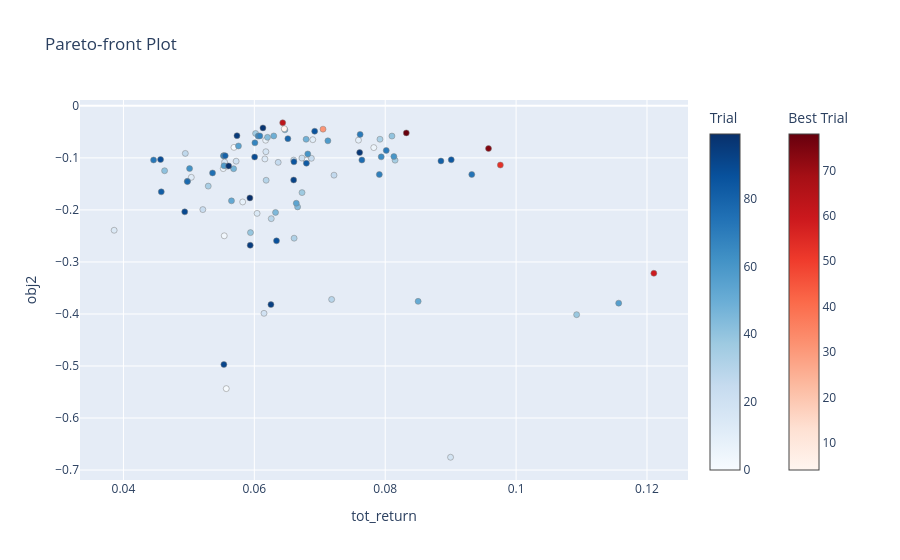

Notebook source saved alongside this figure:
### Code cell
optuna.visualization.plot_pareto_front(study, target_names=["tot_return", "obj2"])

### Figure 1 — Plotly figure (JSON) as saved in the notebook; plotly's stock layout.template omitted (floating-point values rounded to 4 significant figures)
{"data": [{"hovertemplate": "%{text}<extra>Trial</extra>", "marker": {"color": [0, 1, 2, 3, 5, 6, 7, 8, 9, 10, 11, 12, 13, 14, 15, 16, 17, 18, 19, 20, 21, 22, 23, 24, 25, 26, 27, 28, 29, 30, 32, 33, 34, 35, 36, 37, 38, 39, 40, 41, 42, 43, 44, 45, 46, 47, 48, 49, 50, 51, 52, 54, 55, 56, 57, 58, 60, 61, 62, 64, 65, 66, 67, 68, 69, 70, 71, 72, 73, 75, 76, 77, 79, 80, 81, 82, 83, 84, 85, 86, 87, 88, 89, 90, 91, 92, 93, 94, 95, 96, 97, 98, 99], "colorbar": {"title": {"text": "Trial"}}, "colorscale": [[0, "rgb(247,251,255)"], [0.125, "rgb(222,235,247)"], [0.25, "rgb(198,219,239)"], [0.375, "rgb(158,202,225)"], [0.5, "rgb(107,174,214)"], [0.625, "rgb(66,146,198)"], [0.75, "rgb(33,113,181)"], [0.875, "rgb(8,81,156)"], [1, "rgb(8,48,107)"]], "line": {"color": "Grey", "width": 0.5}}, "mode": "markers", "showlegend": false, "text": ["{<br>  \"number\": 0,<br>  \"values\": [<br>    0.05688813997663801,<br>    -0.0798191436383448<br>  ],<br>  \"params\": {<br>    \"up_lookback\": 15,<br>    \"dn_lookback\": 68,<br>    \"up_lag\": 95,<br>    \"dn_lag\": 29<br>  }<br>}", "{<br>  \"number\": 1,<br>  \"values\": [<br>    0.05571380846909889,<br>    -0.543504693186313<br>  ],<br>  \"params\": {<br>    \"up_lookback\": 65,<br>    \"dn_lookback\": 30,<br>    \"up_lag\": 85,<br>    \"dn_lag\": 11<br>  }<br>}", "{<br>  \"number\": 2,<br>  \"values\": [<br>    0.06793537589174733,<br>    -0.10453192157844786<br>  ],<br>  \"params\": {<br>    \"up_lookback\": 41,<br>    \"dn_lookback\": 69,<br>    \"up_lag\": 16,<br>    \"dn_lag\": 15<br>  }<br>}", "{<br>  \"number\": 3,<br>  \"values\": [<br>    0.05540154426638652,<br>    -0.249772822772461<br>  ],<br>  \"params\": {<br>    \"up_lookback\": 20,<br>    \"dn_lookback\": 99,<br>    \"up_lag\": 46,<br>    \"dn_lag\": 59<br>  }<br>}", "{<br>  \"number\": 5,<br>  \"values\": [<br>    0.07825362766603396,<br>    -0.08021354294359193<br>  ],<br>  \"params\": {<br>    \"up_lookback\": 24,<br>    \"dn_lookback\": 38,<br>    \"up_lag\": 19,<br>    \"dn_lag\": 64<br>  }<br>}", "{<br>  \"number\": 6,<br>  \"values\": [<br>    0.05524879680489631,<br>    -0.1205725043097152<br>  ],<br>  \"params\": {<br>    \"up_lookback\": 46,<br>    \"dn_lookback\": 94,<br>    \"up_lag\": 54,<br>    \"dn_lag\": 91<br>  }<br>}", "{<br>  \"number\": 7,<br>  \"values\": [<br>    0.061730389401161455,<br>    -0.06603146372557067<br>  ],<br>  \"params\": {<br>    \"up_lookback\": 34,<br>    \"dn_lookback\": 56,<br>    \"up_lag\": 54,<br>    \"dn_lag\": 84<br>  }<br>}", "{<br>  \"number\": 8,<br>  \"values\": [<br>    0.05822357994127458,<br>    -0.18467513156559695<br>  ],<br>  \"params\": {<br>    \"up_lookback\": 76,<br>    \"dn_lookback\": 52,<br>    \"up_lag\": 59,<br>    \"dn_lag\": 10<br>  }<br>}", "{<br>  \"number\": 9,<br>  \"values\": [<br>    0.07591364901255476,<br>    -0.06589976021725928<br>  ],<br>  \"params\": {<br>    \"up_lookback\": 47,<br>    \"dn_lookback\": 19,<br>    \"up_lag\": 18,<br>    \"dn_lag\": 72<br>  }<br>}", "{<br>  \"number\": 10,<br>  \"values\": [<br>    0.05581263166173706,<br>    -0.11596418880696129<br>  ],<br>  \"params\": {<br>    \"up_lookback\": 86,<br>    \"dn_lookback\": 9,<br>    \"up_lag\": 95,<br>    \"dn_lag\": 84<br>  }<br>}", "{<br>  \"number\": 11,<br>  \"values\": [<br>    0.0689305496951986,<br>    -0.06501135155484337<br>  ],<br>  \"params\": {<br>    \"up_lookback\": 62,<br>    \"dn_lookback\": 67,<br>    \"up_lag\": 11,<br>    \"dn_lag\": 74<br>  }<br>}", "{<br>  \"number\": 12,<br>  \"values\": [<br>    0.050370668503894746,<br>    -0.13733806719973746<br>  ],<br>  \"params\": {<br>    \"up_lookback\": 92,<br>    \"dn_lookback\": 70,<br>    \"up_lag\": 92,<br>    \"dn_lag\": 11<br>  }<br>}", "{<br>  \"number\": 13,<br>  \"values\": [<br>    0.061612672612180494,<br>    -0.10201956117638712<br>  ],<br>  \"params\": {<br>    \"up_lookback\": 28,<br>    \"dn_lookback\": 87,<br>    \"up_lag\": 59,<br>    \"dn_lag\": 13<br>  }<br>}", "{<br>  \"number\": 14,<br>  \"values\": [<br>    0.03857966718342731,<br>    -0.2391017484863183<br>  ],<br>  \"params\": {<br>    \"up_lookback\": 77,<br>    \"dn_lookback\": 99,<br>    \"up_lag\": 83,<br>    \"dn_lag\": 95<br>  }<br>}", "{<br>  \"number\": 15,<br>  \"values\": [<br>    0.06041890592185071,<br>    -0.2066468940562899<br>  ],<br>  \"params\": {<br>    \"up_lookback\": 27,<br>    \"dn_lookback\": 30,<br>    \"up_lag\": 90,<br>    \"dn_lag\": 51<br>  }<br>}", "{<br>  \"number\": 16,<br>  \"values\": [<br>    0.05545610632877978,<br>    -0.10800146590868662<br>  ],<br>  \"params\": {<br>    \"up_lookback\": 69,<br>    \"dn_lookback\": 99,<br>    \"up_lag\": 42,<br>    \"dn_lag\": 93<br>  }<br>}", "{<br>  \"number\": 17,<br>  \"values\": [<br>    0.06176429073420855,<br>    -0.08814951725574566<br>  ],<br>  \"params\": {<br>    \"up_lookback\": 31,<br>    \"dn_lookback\": 51,<br>    \"up_lag\": 64,<br>    \"dn_lag\": 47<br>  }<br>}", "{<br>  \"number\": 18,<br>  \"values\": [<br>    0.08998291018209104,<br>    -0.6753626934198075<br>  ],<br>  \"params\": {<br>    \"up_lookback\": 13,<br>    \"dn_lookback\": 98,<br>    \"up_lag\": 2,<br>    \"dn_lag\": 2<br>  }<br>}", "{<br>  \"number\": 19,<br>  \"values\": [<br>    0.06147940365102093,<br>    -0.39872530840420306<br>  ],<br>  \"params\": {<br>    \"up_lookback\": 55,<br>    \"dn_lookback\": 16,<br>    \"up_lag\": 84,<br>    \"dn_lag\": 51<br>  }<br>}", "{<br>  \"number\": 20,<br>  \"values\": [<br>    0.05721817992543693,<br>    -0.10634195503437938<br>  ],<br>  \"params\": {<br>    \"up_lookback\": 99,<br>    \"dn_lookback\": 98,<br>    \"up_lag\": 22,<br>    \"dn_lag\": 65<br>  }<br>}", "{<br>  \"number\": 21,<br>  \"values\": [<br>    0.0672704904439861,<br>    -0.1003774325786796<br>  ],<br>  \"params\": {<br>    \"up_lookback\": 81,<br>    \"dn_lookback\": 24,<br>    \"up_lag\": 36,<br>    \"dn_lag\": 27<br>  }<br>}", "{<br>  \"number\": 22,<br>  \"values\": [<br>    0.06600850119998505,<br>    -0.10423939321754733<br>  ],<br>  \"params\": {<br>    \"up_lookback\": 44,<br>    \"dn_lookback\": 63,<br>    \"up_lag\": 42,<br>    \"dn_lag\": 38<br>  }<br>}", "{<br>  \"number\": 23,<br>  \"values\": [<br>    0.05213246540688641,<br>    -0.19935423931825094<br>  ],<br>  \"params\": {<br>    \"up_lookback\": 84,<br>    \"dn_lookback\": 7,<br>    \"up_lag\": 94,<br>    \"dn_lag\": 99<br>  }<br>}", "{<br>  \"number\": 24,<br>  \"values\": [<br>    0.06871615367926487,<br>    -0.10080762117971906<br>  ],<br>  \"params\": {<br>    \"up_lookback\": 51,<br>    \"dn_lookback\": 58,<br>    \"up_lag\": 11,<br>    \"dn_lag\": 57<br>  }<br>}", "{<br>  \"number\": 25,<br>  \"values\": [<br>    0.06364603036953748,<br>    -0.10862106846382065<br>  ],<br>  \"params\": {<br>    \"up_lookback\": 12,<br>    \"dn_lookback\": 42,<br>    \"up_lag\": 63,<br>    \"dn_lag\": 85<br>  }<br>}", "{<br>  \"number\": 26,<br>  \"values\": [<br>    0.07217596252705641,<br>    -0.13321592642815352<br>  ],<br>  \"params\": {<br>    \"up_lookback\": 12,<br>    \"dn_lookback\": 71,<br>    \"up_lag\": 30,<br>    \"dn_lag\": 5<br>  }<br>}", "{<br>  \"number\": 27,<br>  \"values\": [<br>    0.04945522892283034,<br>    -0.0913887508782262<br>  ],<br>  \"params\": {<br>    \"up_lookback\": 60,<br>    \"dn_lookback\": 81,<br>    \"up_lag\": 67,<br>    \"dn_lag\": 28<br>  }<br>}", "{<br>  \"number\": 28,<br>  \"values\": [<br>    0.06258665795594982,<br>    -0.21681983850861933<br>  ],<br>  \"params\": {<br>    \"up_lookback\": 40,<br>    \"dn_lookback\": 29,<br>    \"up_lag\": 70,<br>    \"dn_lag\": 44<br>  }<br>}", "{<br>  \"number\": 29,<br>  \"values\": [<br>    0.07181184878664,<br>    -0.3720411661479826<br>  ],<br>  \"params\": {<br>    \"up_lookback\": 28,<br>    \"dn_lookback\": 31,<br>    \"up_lag\": 75,<br>    \"dn_lag\": 13<br>  }<br>}", "{<br>  \"number\": 30,<br>  \"values\": [<br>    0.061806788408313475,<br>    -0.1429964993812012<br>  ],<br>  \"params\": {<br>    \"up_lookback\": 26,<br>    \"dn_lookback\": 65,<br>    \"up_lag\": 49,<br>    \"dn_lag\": 42<br>  }<br>}", "{<br>  \"number\": 32,<br>  \"values\": [<br>    0.06607932393602411,<br>    -0.25435404752712226<br>  ],<br>  \"params\": {<br>    \"up_lookback\": 15,<br>    \"dn_lookback\": 62,<br>    \"up_lag\": 37,<br>    \"dn_lag\": 38<br>  }<br>}", "{<br>  \"number\": 33,<br>  \"values\": [<br>    0.07919739245337032,<br>    -0.0641440759212328<br>  ],<br>  \"params\": {<br>    \"up_lookback\": 77,<br>    \"dn_lookback\": 7,<br>    \"up_lag\": 21,<br>    \"dn_lag\": 47<br>  }<br>}", "{<br>  \"number\": 34,<br>  \"values\": [<br>    0.052957382431455605,<br>    -0.15426163059388398<br>  ],<br>  \"params\": {<br>    \"up_lookback\": 48,<br>    \"dn_lookback\": 18,<br>    \"up_lag\": 94,<br>    \"dn_lag\": 70<br>  }<br>}", "{<br>  \"number\": 35,<br>  \"values\": [<br>    0.08150598751037534,<br>    -0.10441224611464511<br>  ],<br>  \"params\": {<br>    \"up_lookback\": 14,<br>    \"dn_lookback\": 15,<br>    \"up_lag\": 57,<br>    \"dn_lag\": 20<br>  }<br>}", "{<br>  \"number\": 36,<br>  \"values\": [<br>    0.06019279412612339,<br>    -0.053033476374805634<br>  ],<br>  \"params\": {<br>    \"up_lookback\": 69,<br>    \"dn_lookback\": 56,<br>    \"up_lag\": 47,<br>    \"dn_lag\": 35<br>  }<br>}", "{<br>  \"number\": 37,<br>  \"values\": [<br>    0.06728798190726537,<br>    -0.16674537803964046<br>  ],<br>  \"params\": {<br>    \"up_lookback\": 24,<br>    \"dn_lookback\": 64,<br>    \"up_lag\": 36,<br>    \"dn_lag\": 27<br>  }<br>}", "{<br>  \"number\": 38,<br>  \"values\": [<br>    0.10924975559493161,<br>    -0.4013352820086233<br>  ],<br>  \"params\": {<br>    \"up_lookback\": 8,<br>    \"dn_lookback\": 7,<br>    \"up_lag\": 13,<br>    \"dn_lag\": 83<br>  }<br>}", "{<br>  \"number\": 39,<br>  \"values\": [<br>    0.05941111830846636,<br>    -0.2435949643453154<br>  ],<br>  \"params\": {<br>    \"up_lookback\": 13,<br>    \"dn_lookback\": 68,<br>    \"up_lag\": 48,<br>    \"dn_lag\": 41<br>  }<br>}", "{<br>  \"number\": 40,<br>  \"values\": [<br>    0.08102647666627537,<br>    -0.0580540609035513<br>  ],<br>  \"params\": {<br>    \"up_lookback\": 85,<br>    \"dn_lookback\": 41,<br>    \"up_lag\": 15,<br>    \"dn_lag\": 14<br>  }<br>}", "{<br>  \"number\": 41,<br>  \"values\": [<br>    0.046287120335176346,<br>    -0.1246695686435295<br>  ],<br>  \"params\": {<br>    \"up_lookback\": 60,<br>    \"dn_lookback\": 83,<br>    \"up_lag\": 100,<br>    \"dn_lag\": 26<br>  }<br>}", "{<br>  \"number\": 42,<br>  \"values\": [<br>    0.05530738357201065,<br>    -0.09590182166661804<br>  ],<br>  \"params\": {<br>    \"up_lookback\": 85,<br>    \"dn_lookback\": 76,<br>    \"up_lag\": 46,<br>    \"dn_lag\": 11<br>  }<br>}", "{<br>  \"number\": 43,<br>  \"values\": [<br>    0.06200907823864998,<br>    -0.060529544979036565<br>  ],<br>  \"params\": {<br>    \"up_lookback\": 40,<br>    \"dn_lookback\": 32,<br>    \"up_lag\": 57,<br>    \"dn_lag\": 95<br>  }<br>}", "{<br>  \"number\": 44,<br>  \"values\": [<br>    0.06661129355033722,<br>    -0.1942154161436923<br>  ],<br>  \"params\": {<br>    \"up_lookback\": 25,<br>    \"dn_lookback\": 54,<br>    \"up_lag\": 43,<br>    \"dn_lag\": 28<br>  }<br>}", "{<br>  \"number\": 45,<br>  \"values\": [<br>    0.0632407072112287,<br>    -0.20487590830784647<br>  ],<br>  \"params\": {<br>    \"up_lookback\": 28,<br>    \"dn_lookback\": 54,<br>    \"up_lag\": 73,<br>    \"dn_lag\": 37<br>  }<br>}", "{<br>  \"number\": 46,<br>  \"values\": [<br>    0.04975905139749359,<br>    -0.14493259866799246<br>  ],<br>  \"params\": {<br>    \"up_lookback\": 83,<br>    \"dn_lookback\": 71,<br>    \"up_lag\": 84,<br>    \"dn_lag\": 9<br>  }<br>}", "{<br>  \"number\": 47,<br>  \"values\": [<br>    0.056833373159602296,<br>    -0.1208103249678921<br>  ],<br>  \"params\": {<br>    \"up_lookback\": 79,<br>    \"dn_lookback\": 36,<br>    \"up_lag\": 100,<br>    \"dn_lag\": 34<br>  }<br>}", "{<br>  \"number\": 48,<br>  \"values\": [<br>    0.06791177376759513,<br>    -0.0642019259781196<br>  ],<br>  \"params\": {<br>    \"up_lookback\": 55,<br>    \"dn_lookback\": 69,<br>    \"up_lag\": 21,<br>    \"dn_lag\": 92<br>  }<br>}", "{<br>  \"number\": 49,<br>  \"values\": [<br>    0.06296831834939748,<br>    -0.057848972511921455<br>  ],<br>  \"params\": {<br>    \"up_lookback\": 52,<br>    \"dn_lookback\": 89,<br>    \"up_lag\": 26,<br>    \"dn_lag\": 18<br>  }<br>}", "{<br>  \"number\": 50,<br>  \"values\": [<br>    0.06466743103433849,<br>    -0.04607262506756217<br>  ],<br>  \"params\": {<br>    \"up_lookback\": 52,<br>    \"dn_lookback\": 89,<br>    \"up_lag\": 26,<br>    \"dn_lag\": 47<br>  }<br>}", "{<br>  \"number\": 51,<br>  \"values\": [<br>    0.08503040401176941,<br>    -0.37574451257179436<br>  ],<br>  \"params\": {<br>    \"up_lookback\": 9,<br>    \"dn_lookback\": 69,<br>    \"up_lag\": 7,<br>    \"dn_lag\": 92<br>  }<br>}", "{<br>  \"number\": 52,<br>  \"values\": [<br>    0.05650629152398784,<br>    -0.18252426848592995<br>  ],<br>  \"params\": {<br>    \"up_lookback\": 37,<br>    \"dn_lookback\": 42,<br>    \"up_lag\": 77,<br>    \"dn_lag\": 51<br>  }<br>}", "{<br>  \"number\": 54,<br>  \"values\": [<br>    0.06641107142746505,<br>    -0.18715214098009422<br>  ],<br>  \"params\": {<br>    \"up_lookback\": 14,<br>    \"dn_lookback\": 15,<br>    \"up_lag\": 100,<br>    \"dn_lag\": 26<br>  }<br>}", "{<br>  \"number\": 55,<br>  \"values\": [<br>    0.05757521895920374,<br>    -0.07707829289461365<br>  ],<br>  \"params\": {<br>    \"up_lookback\": 36,<br>    \"dn_lookback\": 87,<br>    \"up_lag\": 59,<br>    \"dn_lag\": 84<br>  }<br>}", "{<br>  \"number\": 56,<br>  \"values\": [<br>    0.11567773815293506,<br>    -0.3791817845164508<br>  ],<br>  \"params\": {<br>    \"up_lookback\": 8,<br>    \"dn_lookback\": 7,<br>    \"up_lag\": 13,<br>    \"dn_lag\": 57<br>  }<br>}", "{<br>  \"number\": 57,<br>  \"values\": [<br>    0.05536367580970056,<br>    -0.11522508973483916<br>  ],<br>  \"params\": {<br>    \"up_lookback\": 99,<br>    \"dn_lookback\": 76,<br>    \"up_lag\": 44,<br>    \"dn_lag\": 11<br>  }<br>}", "{<br>  \"number\": 58,<br>  \"values\": [<br>    0.07123833987168961,<br>    -0.06720035942183386<br>  ],<br>  \"params\": {<br>    \"up_lookback\": 53,<br>    \"dn_lookback\": 48,<br>    \"up_lag\": 16,<br>    \"dn_lag\": 63<br>  }<br>}", "{<br>  \"number\": 60,<br>  \"values\": [<br>    0.08132533588709048,<br>    -0.09746258686611278<br>  ],<br>  \"params\": {<br>    \"up_lookback\": 52,<br>    \"dn_lookback\": 23,<br>    \"up_lag\": 26,<br>    \"dn_lag\": 18<br>  }<br>}", "{<br>  \"number\": 61,<br>  \"values\": [<br>    0.06816725127970329,<br>    -0.09241584306506469<br>  ],<br>  \"params\": {<br>    \"up_lookback\": 63,<br>    \"dn_lookback\": 68,<br>    \"up_lag\": 8,<br>    \"dn_lag\": 92<br>  }<br>}", "{<br>  \"number\": 62,<br>  \"values\": [<br>    0.05010370921598001,<br>    -0.12057743580922908<br>  ],<br>  \"params\": {<br>    \"up_lookback\": 69,<br>    \"dn_lookback\": 56,<br>    \"up_lag\": 64,<br>    \"dn_lag\": 35<br>  }<br>}", "{<br>  \"number\": 64,<br>  \"values\": [<br>    0.07938894368875857,<br>    -0.09801296182271221<br>  ],<br>  \"params\": {<br>    \"up_lookback\": 47,<br>    \"dn_lookback\": 19,<br>    \"up_lag\": 24,<br>    \"dn_lag\": 35<br>  }<br>}", "{<br>  \"number\": 65,<br>  \"values\": [<br>    0.060586956937221347,<br>    -0.05808049660409418<br>  ],<br>  \"params\": {<br>    \"up_lookback\": 48,<br>    \"dn_lookback\": 18,<br>    \"up_lag\": 62,<br>    \"dn_lag\": 70<br>  }<br>}", "{<br>  \"number\": 66,<br>  \"values\": [<br>    0.05530738357201065,<br>    -0.09590182166661804<br>  ],<br>  \"params\": {<br>    \"up_lookback\": 85,<br>    \"dn_lookback\": 76,<br>    \"up_lag\": 46,<br>    \"dn_lag\": 11<br>  }<br>}", "{<br>  \"number\": 67,<br>  \"values\": [<br>    0.06008782048382848,<br>    -0.07107357548594428<br>  ],<br>  \"params\": {<br>    \"up_lookback\": 81,<br>    \"dn_lookback\": 62,<br>    \"up_lag\": 37,<br>    \"dn_lag\": 27<br>  }<br>}", "{<br>  \"number\": 68,<br>  \"values\": [<br>    0.06084169507264243,<br>    -0.057725986530067656<br>  ],<br>  \"params\": {<br>    \"up_lookback\": 40,<br>    \"dn_lookback\": 20,<br>    \"up_lag\": 62,<br>    \"dn_lag\": 95<br>  }<br>}", "{<br>  \"number\": 69,<br>  \"values\": [<br>    0.07910270131641106,<br>    -0.13191665290459895<br>  ],<br>  \"params\": {<br>    \"up_lookback\": 12,<br>    \"dn_lookback\": 19,<br>    \"up_lag\": 63,<br>    \"dn_lag\": 29<br>  }<br>}", "{<br>  \"number\": 70,<br>  \"values\": [<br>    0.08016010641395098,<br>    -0.08573277012710524<br>  ],<br>  \"params\": {<br>    \"up_lookback\": 31,<br>    \"dn_lookback\": 51,<br>    \"up_lag\": 11,<br>    \"dn_lag\": 74<br>  }<br>}", "{<br>  \"number\": 71,<br>  \"values\": [<br>    0.0761630242209957,<br>    -0.05490011371504238<br>  ],<br>  \"params\": {<br>    \"up_lookback\": 85,<br>    \"dn_lookback\": 41,<br>    \"up_lag\": 19,<br>    \"dn_lag\": 14<br>  }<br>}", "{<br>  \"number\": 72,<br>  \"values\": [<br>    0.0446047981499579,<br>    -0.10404012932358803<br>  ],<br>  \"params\": {<br>    \"up_lookback\": 77,<br>    \"dn_lookback\": 79,<br>    \"up_lag\": 90,<br>    \"dn_lag\": 47<br>  }<br>}", "{<br>  \"number\": 73,<br>  \"values\": [<br>    0.09322712828381946,<br>    -0.13188300725679414<br>  ],<br>  \"params\": {<br>    \"up_lookback\": 24,<br>    \"dn_lookback\": 7,<br>    \"up_lag\": 36,<br>    \"dn_lag\": 27<br>  }<br>}", "{<br>  \"number\": 75,<br>  \"values\": [<br>    0.05361427084335072,<br>    -0.12893837503522407<br>  ],<br>  \"params\": {<br>    \"up_lookback\": 46,<br>    \"dn_lookback\": 94,<br>    \"up_lag\": 61,<br>    \"dn_lag\": 91<br>  }<br>}", "{<br>  \"number\": 76,<br>  \"values\": [<br>    0.07643055682463634,<br>    -0.10414397749995907<br>  ],<br>  \"params\": {<br>    \"up_lookback\": 34,<br>    \"dn_lookback\": 54,<br>    \"up_lag\": 10,<br>    \"dn_lag\": 84<br>  }<br>}", "{<br>  \"number\": 77,<br>  \"values\": [<br>    0.04977774874714238,<br>    -0.14558213116749538<br>  ],<br>  \"params\": {<br>    \"up_lookback\": 99,<br>    \"dn_lookback\": 98,<br>    \"up_lag\": 43,<br>    \"dn_lag\": 13<br>  }<br>}", "{<br>  \"number\": 79,<br>  \"values\": [<br>    0.06512584729987189,<br>    -0.0630078504472808<br>  ],<br>  \"params\": {<br>    \"up_lookback\": 71,<br>    \"dn_lookback\": 7,<br>    \"up_lag\": 32,<br>    \"dn_lag\": 98<br>  }<br>}", "{<br>  \"number\": 80,<br>  \"values\": [<br>    0.05554989314393413,<br>    -0.09598787740791363<br>  ],<br>  \"params\": {<br>    \"up_lookback\": 62,<br>    \"dn_lookback\": 65,<br>    \"up_lag\": 49,<br>    \"dn_lag\": 90<br>  }<br>}", "{<br>  \"number\": 81,<br>  \"values\": [<br>    0.08851552089518011,<br>    -0.10589693115630226<br>  ],<br>  \"params\": {<br>    \"up_lookback\": 84,<br>    \"dn_lookback\": 19,<br>    \"up_lag\": 18,<br>    \"dn_lag\": 7<br>  }<br>}", "{<br>  \"number\": 82,<br>  \"values\": [<br>    0.04578176991457042,<br>    -0.1652751818727158<br>  ],<br>  \"params\": {<br>    \"up_lookback\": 41,<br>    \"dn_lookback\": 36,<br>    \"up_lag\": 100,<br>    \"dn_lag\": 87<br>  }<br>}", "{<br>  \"number\": 83,<br>  \"values\": [<br>    0.06795550738090651,<br>    -0.1102305466478614<br>  ],<br>  \"params\": {<br>    \"up_lookback\": 53,<br>    \"dn_lookback\": 89,<br>    \"up_lag\": 16,<br>    \"dn_lag\": 18<br>  }<br>}", "{<br>  \"number\": 84,<br>  \"values\": [<br>    0.09008946642582409,<br>    -0.10361542335952825<br>  ],<br>  \"params\": {<br>    \"up_lookback\": 60,<br>    \"dn_lookback\": 17,<br>    \"up_lag\": 21,<br>    \"dn_lag\": 11<br>  }<br>}", "{<br>  \"number\": 85,<br>  \"values\": [<br>    0.06605313830061639,<br>    -0.1075122679942926<br>  ],<br>  \"params\": {<br>    \"up_lookback\": 31,<br>    \"dn_lookback\": 9,<br>    \"up_lag\": 74,<br>    \"dn_lag\": 84<br>  }<br>}", "{<br>  \"number\": 86,<br>  \"values\": [<br>    0.0692201384793468,<br>    -0.04882210619663416<br>  ],<br>  \"params\": {<br>    \"up_lookback\": 73,<br>    \"dn_lookback\": 38,<br>    \"up_lag\": 19,<br>    \"dn_lag\": 92<br>  }<br>}", "{<br>  \"number\": 87,<br>  \"values\": [<br>    0.06338722322544157,<br>    -0.25942334947364154<br>  ],<br>  \"params\": {<br>    \"up_lookback\": 12,<br>    \"dn_lookback\": 42,<br>    \"up_lag\": 70,<br>    \"dn_lag\": 44<br>  }<br>}", "{<br>  \"number\": 88,<br>  \"values\": [<br>    0.04567028033608646,<br>    -0.10314558370695952<br>  ],<br>  \"params\": {<br>    \"up_lookback\": 62,<br>    \"dn_lookback\": 67,<br>    \"up_lag\": 70,<br>    \"dn_lag\": 74<br>  }<br>}", "{<br>  \"number\": 89,<br>  \"values\": [<br>    0.06004777783632466,<br>    -0.09840034734887391<br>  ],<br>  \"params\": {<br>    \"up_lookback\": 9,<br>    \"dn_lookback\": 99,<br>    \"up_lag\": 75,<br>    \"dn_lag\": 15<br>  }<br>}", "{<br>  \"number\": 90,<br>  \"values\": [<br>    0.049364357516937706,<br>    -0.20372022263875583<br>  ],<br>  \"params\": {<br>    \"up_lookback\": 85,<br>    \"dn_lookback\": 54,<br>    \"up_lag\": 51,<br>    \"dn_lag\": 46<br>  }<br>}", "{<br>  \"number\": 91,<br>  \"values\": [<br>    0.05534684741776334,<br>    -0.4971133020175452<br>  ],<br>  \"params\": {<br>    \"up_lookback\": 61,<br>    \"dn_lookback\": 38,<br>    \"up_lag\": 75,<br>    \"dn_lag\": 13<br>  }<br>}", "{<br>  \"number\": 92,<br>  \"values\": [<br>    0.06600992180794689,<br>    -0.14250874969933694<br>  ],<br>  \"params\": {<br>    \"up_lookback\": 24,<br>    \"dn_lookback\": 38,<br>    \"up_lag\": 33,<br>    \"dn_lag\": 64<br>  }<br>}", "{<br>  \"number\": 93,<br>  \"values\": [<br>    0.06253586163259756,<br>    -0.3819869470358806<br>  ],<br>  \"params\": {<br>    \"up_lookback\": 25,<br>    \"dn_lookback\": 23,<br>    \"up_lag\": 92,<br>    \"dn_lag\": 10<br>  }<br>}", "{<br>  \"number\": 94,<br>  \"values\": [<br>    0.059371123103502565,<br>    -0.267904450473451<br>  ],<br>  \"params\": {<br>    \"up_lookback\": 26,<br>    \"dn_lookback\": 65,<br>    \"up_lag\": 37,<br>    \"dn_lag\": 42<br>  }<br>}", "{<br>  \"number\": 95,<br>  \"values\": [<br>    0.057347392697869176,<br>    -0.05736163583135555<br>  ],<br>  \"params\": {<br>    \"up_lookback\": 51,<br>    \"dn_lookback\": 79,<br>    \"up_lag\": 59,<br>    \"dn_lag\": 29<br>  }<br>}", "{<br>  \"number\": 96,<br>  \"values\": [<br>    0.07609569186493369,<br>    -0.0898260198847878<br>  ],<br>  \"params\": {<br>    \"up_lookback\": 24,<br>    \"dn_lookback\": 38,<br>    \"up_lag\": 19,<br>    \"dn_lag\": 39<br>  }<br>}", "{<br>  \"number\": 97,<br>  \"values\": [<br>    0.06131502672738631,<br>    -0.042318927373587195<br>  ],<br>  \"params\": {<br>    \"up_lookback\": 78,<br>    \"dn_lookback\": 64,<br>    \"up_lag\": 36,<br>    \"dn_lag\": 27<br>  }<br>}", "{<br>  \"number\": 98,<br>  \"values\": [<br>    0.056078507232119615,<br>    -0.11543430801485652<br>  ],<br>  \"params\": {<br>    \"up_lookback\": 79,<br>    \"dn_lookback\": 9,<br>    \"up_lag\": 95,<br>    \"dn_lag\": 84<br>  }<br>}", "{<br>  \"number\": 99,<br>  \"values\": [<br>    0.059319664877418014,<br>    -0.17694804205100717<br>  ],<br>  \"params\": {<br>    \"up_lookback\": 79,<br>    \"dn_lookback\": 36,<br>    \"up_lag\": 95,<br>    \"dn_lag\": 34<br>  }<br>}"], "type": "scatter", "x": [0.05689, 0.05571, 0.06794, 0.0554, 0.07825, 0.05525, 0.06173, 0.05822, 0.07591, 0.05581, 0.06893, 0.05037, 0.06161, 0.03858, 0.06042, 0.05546, 0.06176, 0.08998, 0.06148, 0.05722, 0.06727, 0.06601, 0.05213, 0.06872, 0.06365, 0.07218, 0.04946, 0.06259, 0.07181, 0.06181, 0.06608, 0.0792, 0.05296, 0.08151, 0.06019, 0.06729, 0.1092, 0.05941, 0.08103, 0.04629, 0.05531, 0.06201, 0.06661, 0.06324, 0.04976, 0.05683, 0.06791, 0.06297, 0.06467, 0.08503, 0.05651, 0.06641, 0.05758, 0.1157, 0.05536, 0.07124, 0.08133, 0.06817, 0.0501, 0.07939, 0.06059, 0.05531, 0.06009, 0.06084, 0.0791, 0.08016, 0.07616, 0.0446, 0.09323, 0.05361, 0.07643, 0.04978, 0.06513, 0.05555, 0.08852, 0.04578, 0.06796, 0.09009, 0.06605, 0.06922, 0.06339, 0.04567, 0.06005, 0.04936, 0.05535, 0.06601, 0.06254, 0.05937, 0.05735, 0.0761, 0.06132, 0.05608, 0.05932], "y": [-0.07982, -0.5435, -0.1045, -0.2498, -0.08021, -0.1206, -0.06603, -0.1847, -0.0659, -0.116, -0.06501, -0.1373, -0.102, -0.2391, -0.2066, -0.108, -0.08815, -0.6754, -0.3987, -0.1063, -0.1004, -0.1042, -0.1994, -0.1008, -0.1086, -0.1332, -0.09139, -0.2168, -0.372, -0.143, -0.2544, -0.06414, -0.1543, -0.1044, -0.05303, -0.1667, -0.4013, -0.2436, -0.05805, -0.1247, -0.0959, -0.06053, -0.1942, -0.2049, -0.1449, -0.1208, -0.0642, -0.05785, -0.04607, -0.3757, -0.1825, -0.1872, -0.07708, -0.3792, -0.1152, -0.0672, -0.09746, -0.09242, -0.1206, -0.09801, -0.05808, -0.0959, -0.07107, -0.05773, -0.1319, -0.08573, -0.0549, -0.104, -0.1319, -0.1289, -0.1041, -0.1456, -0.06301, -0.09599, -0.1059, -0.1653, -0.1102, -0.1036, -0.1075, -0.04882, -0.2594, -0.1031, -0.0984, -0.2037, -0.4971, -0.1425, -0.382, -0.2679, -0.05736, -0.08983, -0.04232, -0.1154, -0.1769]}, {"hovertemplate": "%{text}<extra>Best Trial</extra>", "marker": {"color": [4, 31, 53, 59, 63, 74, 78], "colorbar": {"title": {"text": "Best Trial"}, "x": 1.1, "xpad": 40}, "colorscale": [[0, "rgb(255,245,240)"], [0.125, "rgb(254,224,210)"], [0.25, "rgb(252,187,161)"], [0.375, "rgb(252,146,114)"], [0.5, "rgb(251,106,74)"], [0.625, "rgb(239,59,44)"], [0.75, "rgb(203,24,29)"], [0.875, "rgb(165,15,21)"], [1, "rgb(103,0,13)"]], "line": {"color": "Grey", "width": 0.5}}, "mode": "markers", "showlegend": false, "text": ["{<br>  \"number\": 4,<br>  \"values\": [<br>    0.06457454383234258,<br>    -0.04393791789496657<br>  ],<br>  \"params\": {<br>    \"up_lookback\": 51,<br>    \"dn_lookback\": 79,<br>    \"up_lag\": 37,<br>    \"dn_lag\": 29<br>  }<br>}", "{<br>  \"number\": 31,<br>  \"values\": [<br>    0.0704963895949595,<br>    -0.04481158897079079<br>  ],<br>  \"params\": {<br>    \"up_lookback\": 71,<br>    \"dn_lookback\": 58,<br>    \"up_lag\": 9,<br>    \"dn_lag\": 67<br>  }<br>}", "{<br>  \"number\": 53,<br>  \"values\": [<br>    0.09759386018905565,<br>    -0.11374125176349811<br>  ],<br>  \"params\": {<br>    \"up_lookback\": 15,<br>    \"dn_lookback\": 24,<br>    \"up_lag\": 15,<br>    \"dn_lag\": 14<br>  }<br>}", "{<br>  \"number\": 59,<br>  \"values\": [<br>    0.12104893725143863,<br>    -0.32172294866267653<br>  ],<br>  \"params\": {<br>    \"up_lookback\": 15,<br>    \"dn_lookback\": 24,<br>    \"up_lag\": 2,<br>    \"dn_lag\": 27<br>  }<br>}", "{<br>  \"number\": 63,<br>  \"values\": [<br>    0.06433642635600288,<br>    -0.0324663635172457<br>  ],<br>  \"params\": {<br>    \"up_lookback\": 100,<br>    \"dn_lookback\": 58,<br>    \"up_lag\": 11,<br>    \"dn_lag\": 57<br>  }<br>}", "{<br>  \"number\": 74,<br>  \"values\": [<br>    0.0957866717715587,<br>    -0.0819687148376045<br>  ],<br>  \"params\": {<br>    \"up_lookback\": 26,<br>    \"dn_lookback\": 7,<br>    \"up_lag\": 13,<br>    \"dn_lag\": 42<br>  }<br>}", "{<br>  \"number\": 78,<br>  \"values\": [<br>    0.08322101817874368,<br>    -0.05192815610877145<br>  ],<br>  \"params\": {<br>    \"up_lookback\": 90,<br>    \"dn_lookback\": 7,<br>    \"up_lag\": 9,<br>    \"dn_lag\": 47<br>  }<br>}"], "type": "scatter", "x": [0.06457, 0.0705, 0.09759, 0.121, 0.06434, 0.09579, 0.08322], "y": [-0.04394, -0.04481, -0.1137, -0.3217, -0.03247, -0.08197, -0.05193]}], "layout": {"title": {"text": "Pareto-front Plot"}, "xaxis": {"title": {"text": "tot_return"}}, "yaxis": {"title": {"text": "obj2"}}}}
